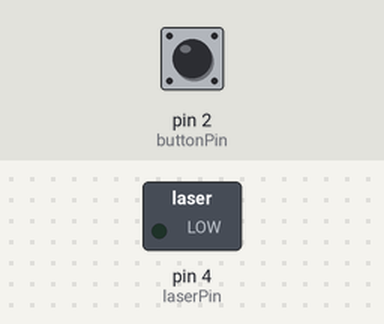
The sketch below on a simulated Arduino Uno, built with avr-gcc and run on an emulated ATmega328P. On the bench: switched loads named in the sketch (green lamp = pin HIGH). Inputs (shaded band) come from the test bench; at power-on: pin 2 (buttonPin) LOW.

Above: at 1.2 s.
1.3 s: pin 2 (buttonPin) pulled HIGH for 0.15 s
At 1.37 s:
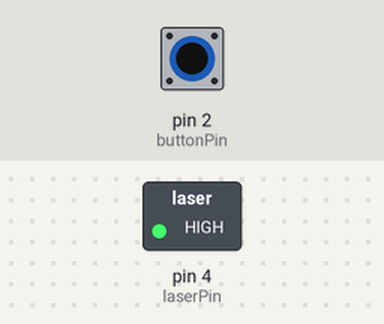
2.9 s: pin 2 (buttonPin) pulled HIGH for 3.2 s
At 6.4 s:
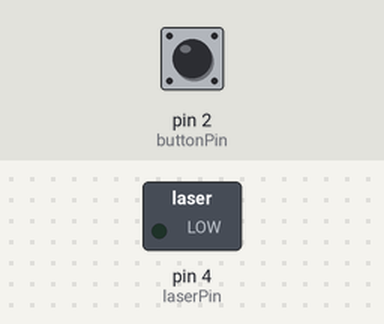
Timing chart, 0 to 7.9 s (numbered marks = the images above; inputs shaded):
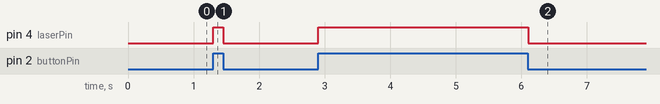

Measured:
- after the input at 1.3 s, pin 4 (laserPin): LOW → HIGH at once, → LOW 0.15 s later
- after the input at 2.9 s, pin 4 (laserPin): LOW → HIGH at once, → LOW 3.2 s later

The sketch:

LaserPointer.ino
```cpp
int laserPin = 4;
int buttonPin = 2;
int buttonState = 0;

void setup() {
  pinMode(laserPin, OUTPUT);
  pinMode(buttonPin, INPUT);
}

void loop() {
  buttonState = digitalRead(buttonPin);

  if (buttonState == 1) {
    digitalWrite(laserPin, HIGH);
    delay(50);
  } else {
    digitalWrite(laserPin, LOW);
    delay(50);
  }
}
```
